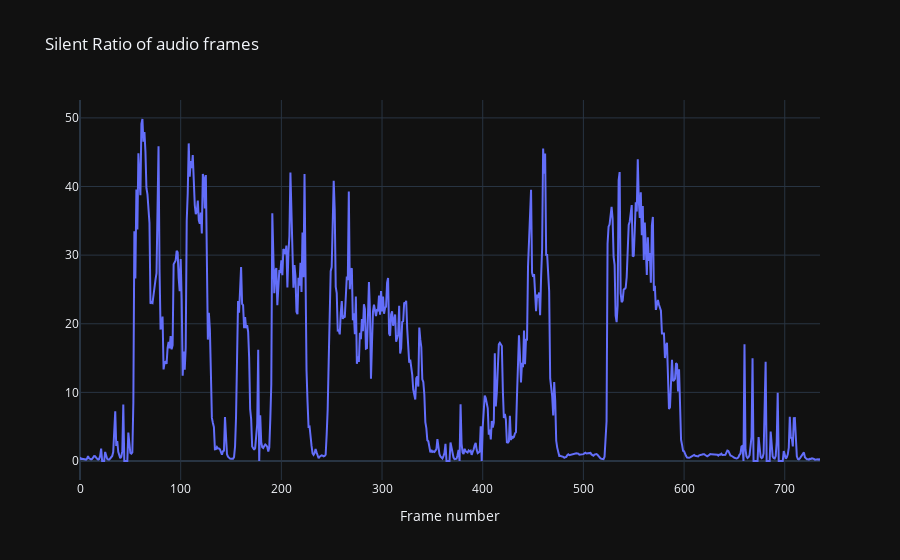

The cell this chart's notebook holds for it:
### Code cell
plot_sr(frames)

### Figure 1 — Plotly figure (JSON) as saved in the notebook; plotly's stock layout.template omitted (floating-point values rounded to 4 significant figures; data arrays with more than 128 entries replaced by an {"elided": "..."} marker saying what was removed)
{"data": [{"mode": "lines", "x": {"elided": "736 int values"}, "y": {"elided": "736 float values"}, "type": "scatter"}], "layout": {"xaxis": {"anchor": "y", "domain": [0.0, 1.0], "title": {"text": "Frame number"}}, "yaxis": {"anchor": "x", "domain": [0.0, 1.0]}, "title": {"text": "Silent Ratio of audio frames"}}}
